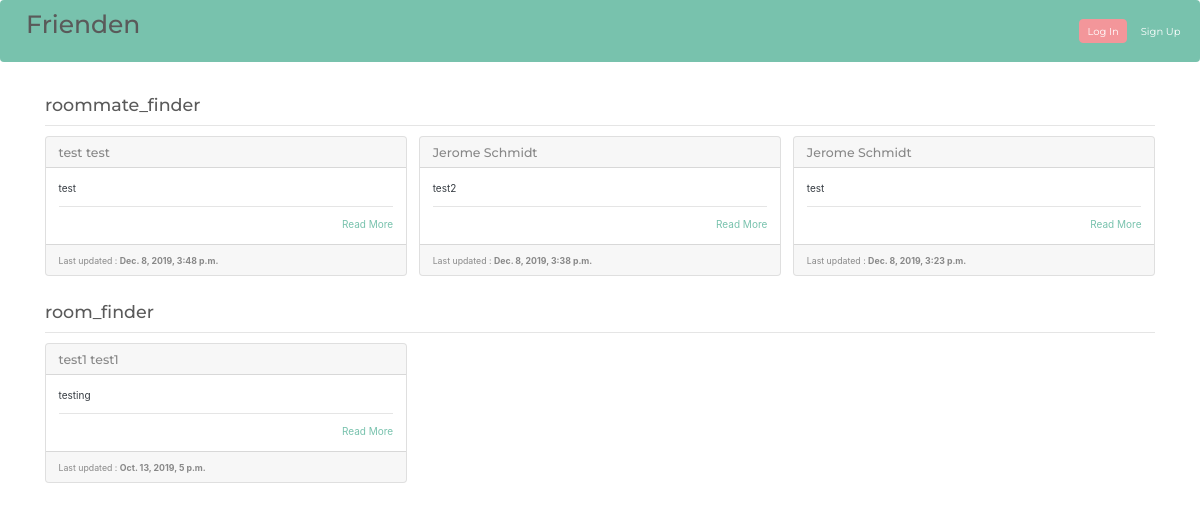
/, run on an earlier commit of the app's database.
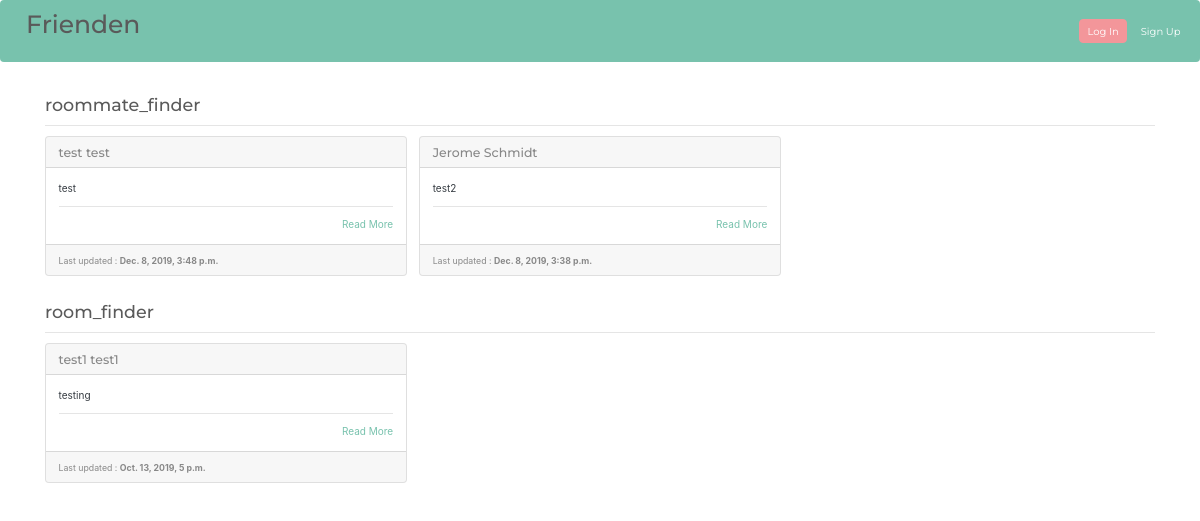
And on a later commit of the database.
### roommate_finder/models.py (models this page shows, shortened)
class Person(models.Model):
    first_name = models.CharField(max_length=30)
    last_name = models.CharField(max_length=30)
    Bio = models.CharField(max_length=500)
    slug = models.CharField(max_length=600, blank=True, editable=False,
                            help_text="Unique URL path to access this page. Generated by the system.")
    bool = (
        ('F', 'False'),
        ('T', 'True'),
    )
    Have_room_available = models.CharField(max_length=1, choices=bool)
    min_rent = models.IntegerField()
    max_rent = models.IntegerField()
    contact_info = models.CharField(max_length=100, default="")
    pub_date = models.DateTimeField('date published')

### roommate_finder/views.py (the view)
# urls.py: path('', PersonListView.as_view(), name='person-list-page'),
class PersonListView(ListView):
    model = Person
    def get(self, request):
        people = self.get_queryset().all().order_by('-pub_date')
        return render(request, 'list.html', {
          'people': people
        })

### roommate_finder/templates/list.html
{% extends "base.html" %}
{% block content %}
  <h3>roommate_finder </h3>
  <hr>
  {% if people %}
    <div class="card-columns">
    {% for person in people %}
      {% if person.Have_room_available == "F" %}
          {% include "partials/card.html" %}
      {% endif %}
    {% endfor %}
    </div>
  {% else %}
    <div class="alert alert-primary" role="alert">No people to display.</div>
  {% endif %}
  <br>
  <h3>room_finder {% if people %}{% endif %}</h3>
  <hr>
  {% if people %}
    <div class="card-columns">
      {% for person in people %}
          {% if person.Have_room_available == "T" %}
              {% include "partials/card.html" %}
          {% endif %}
      {% endfor %}
    </div>
  {% else %}
    <div class="alert alert-primary" role="alert">No people to display.</div>
  {% endif %}
{% endblock %}

### templates/base.html (shortened to what this page needs)
<!doctype html>
<html lang="en">
  <head>
    <link rel="stylesheet" href="https://stackpath.bootstrapcdn.com/bootstrap/4.3.1/css/bootstrap.min.css"
>
    <link rel='stylesheet' href='https://maxcdn.bootstrapcdn.com/bootstrap/3.3.7/css/bootstrap.min.css'>
    <link rel='stylesheet' href='https://bootswatch.com/4/minty/bootstrap.min.css'>
  </head>
  <body>
    <nav class="navbar navbar-expand-md navbar-dark bg-primary">
      <a class="navbar-brand" href="{% url 'person-list-page' %}"><h1>Frienden</h1></a>
      <form class="form-inline ml-auto">
        {% if user.is_authenticated %}
            <div class="text-white">Hello, <strong>{{ user.username }}</strong>!</div>
            <a href="{% url 'person-create-page' %}" class="btn btn-success ml-4">New Page</a>
            <a href="{% url 'logout' %}" class="btn btn-danger ml-2">Log Out</a>
        {% else %}
            <a href="{% url 'login' %}" class="btn btn-secondary ml-2">Log In</a>
            <a href="{% url 'signup' %}" class="btn btn-primary ml-2">Sign Up</a>
        {% endif %}
      </form>
    </nav>
    <main role="main" class="container" style="margin-top: 4vh;">
      {% block content %}{% endblock %}
    </main>
  </body>

### roommate_finder/templates/partials/card.html
<div class="card mb-3">
  <h5 class="card-header ">{{ person.first_name }} {{ person.last_name }}</h5>
  <div class="card-body border-dark">
    <p class="card-text text-dark">
      {{ person.Bio|truncatewords_html:30 }}
      <hr>
      <div class="text-right"><a href="{% url 'person-details-page' person.slug %}" title="Read More">Read More</a></div>
  </div>
  <div class="card-footer">
    <small class="text-muted">Last updated {{ person.modified|date:"SHORT_DATETIME_FORMAT" }}: <b>{{ person.pub_date }}</b></small>
  </div>
</div>

What changed in the data, as far as the page shows it:
removed Person: first_name "Jerome", last_name "Schmidt", Bio "test", pub_date "Dec. 8, 2019, 3:23 p.m.", shown under "roommate_finder"
